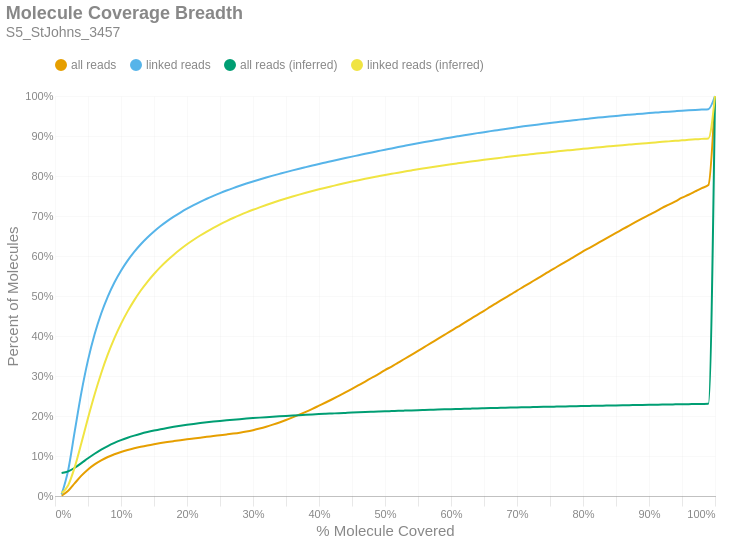

The notebook cell this image was saved under:
### Markdown cell above
### Molecule Read Coverage
This chart shows molecule coverage breadth as computed by the number of bases aligned to that molecule. In other words, "*how much of each unique long molecule is actually sequenced/aligned?*" Keep in mind there is a distinction between sequences and alignments, since some sequences belonging to a particular molecule may not align well and wouldn't appear in the alignment data. This chart also shows molecule coverage breadth as computed by the *inferred fragment* from which the aligned sequences originate. Unlike read coverage, this calculation takes into account the total insert size, including unsequenced gaps between the forward and reverse reads. Like the previous figures, these are cumulative percents.

### Code cell
if SKIPLR:
    print_html(f"Skipped")
else:
    binned_df = consolidated_hist(valids['coverage_bp'], mask, 0.01, True)
    binned_df_inf = consolidated_hist(valids['coverage_inserts'], mask, 0.01, True)
    binned_df = binned_df.with_columns(pl.lit(binned_df_inf['all reads (cumsum)']).alias('all reads (inferred)'))
    binned_df = binned_df.with_columns(pl.lit(binned_df_inf['linked reads (cumsum)']).alias('linked reads (inferred)'))
    binned_df = binned_df.with_columns(
        (pl.col('bin').cast(pl.Float64) + 0.01).alias('right_edge')
    )

    with SafeRender(binned_df):
        (
            density_plot(binned_df, 'Molecule Coverage Breadth', samplename, 'molcov', ['all reads (inferred)','linked reads (inferred)'])
            .encode(
                #x=alt.X('bin:Q', title="% Molecule Covered").axis(format = '%').scale(padding=0),
                x=alt.X('right_edge:Q', title="% Molecule Covered").axis(format='%').scale(padding=0),
                y=alt.Y('value:Q', title='Percent of Molecules')
                    .axis(format='%')
                    .stack(False)
                    .scale(domainMin=0, padding=0),
                color=alt.Color("key:N").scale(domain = ["all reads", "linked reads", "all reads (inferred)", "linked reads (inferred)"]),
                tooltip = [
                    alt.Tooltip("key:N", title = "Data Type"),
                    alt.Tooltip("range_label:N", title="% Molecule Covered"),
                    alt.Tooltip("value:Q", format = ".2%", title="% Molecules")
                ]
            )
        ).display()

### Figure 1 — Vega-Lite specification as saved in the notebook (floating-point values rounded to 4 significant figures)
{"width": "container", "height": 400, "config": {"title": {"anchor": "start", "dy": -15, "fontSize": 18, "color": "#888888", "subtitleColor": "#888888", "subtitleFontSize": 14}, "arc": {"fill": "#0072B2"}, "axis": {"domainColor": "#888888", "domainWidth": 0.5, "gridWidth": 0.2, "grid": false, "titleFontWeight": 400, "titleFontSize": 15, "labelFontSize": 11, "labelColor": "#888888", "tickColor": "#888888", "tickWidth": 0.2, "titleColor": "#888888"}, "axisBand": {"grid": false}, "axisX": {"grid": true, "tickSize": 10, "domainCap": "round"}, "axisY": {"domain": false, "grid": true, "tickSize": 0, "domainCap": "round"}, "background": "transparent", "header": {"labelFontSize": 15, "labelColor": "#888888", "titleFontSize": 15, "titleFontWeight": 600, "titleColor": "#888888"}, "legend": {"labelFont": "sans-serif", "labelFontSize": 12, "labelColor": "#888888", "symbolSize": 100, "symbolType": "circle", "titleFontSize": 12, "titlePadding": 10, "titleColor": "#888888", "title": null, "orient": "top"}, "range": {"category": ["#E69F00", "#56B4E9", "#009E73", "#F0E442", "#0072B2", "#D55E00", "#CC79A7", "#000000"], "diverging": ["#cfe8f3", "#a2d4ec", "#73bfe2", "#46abdb", "#1696d2", "#12719e"]}, "area": {"fill": "#0072B2", "fillOpacity": 0.7, "line": true, "strokeOpacity": 0.7}, "line": {"color": "#0072B2", "stroke": "#0072B2", "strokeWidth": 2}, "trail": {"color": "#0072B2", "stroke": "#0072B2", "strokeWidth": 0, "size": 1}, "point": {"filled": true, "fillOpacity": 1.0, "size": 95}, "text": {"color": "#888888", "fontSize": 11, "align": "right", "fontWeight": 400, "size": 11}, "bar": {"fill": "#0072B2", "stroke": null}, "view": {"stroke": null, "continuousWidth": 660, "continuousHeight": 400}}, "data": {"name": "data-7c0e88203d0617918c7609655d1b3a7b"}, "mark": {"type": "line", "interpolate": "monotone", "point": {"opacity": 0, "size": 275}}, "encoding": {"color": {"field": "key", "scale": {"domain": ["all reads", "linked reads", "all reads (inferred)", "linked reads (inferred)"]}, "type": "nominal"}, "tooltip": [{"field": "key", "title": "Data Type", "type": "nominal"}, {"field": "range_label", "title": "% Molecule Covered", "type": "nominal"}, {"field": "value", "format": ".2%", "title": "% Molecules", "type": "quantitative"}], "x": {"axis": {"format": "%"}, "field": "right_edge", "scale": {"padding": 0}, "title": "% Molecule Covered", "type": "quantitative"}, "y": {"axis": {"format": "%"}, "field": "value", "scale": {"domainMin": 0, "padding": 0}, "stack": false, "title": "Percent of Molecules", "type": "quantitative"}}, "params": [{"name": "param_c36ac31b6afebe62", "select": {"type": "point", "fields": ["key"]}, "bind": "legend"}], "title": {"text": "Molecule Coverage Breadth", "subtitle": "S5_StJohns_3457"}, "transform": [{"fold": ["all reads (cumsum)", "linked reads (cumsum)", "all reads (inferred)", "linked reads (inferred)"]}, {"calculate": "replace(datum.key, ' (cumsum)', '')", "as": "key"}, {"filter": {"param": "param_c36ac31b6afebe62"}}], "usermeta": {"embedOptions": {"downloadFileName": "S5_StJohns_3457.molcov"}}, "$schema": "https://vega.github.io/schema/vega-lite/v6.1.0.json", "datasets": {"data-7c0e88203d0617918c7609655d1b3a7b": [{"bin": "0.0", "interval": "0.0-0.01", "all reads": 0.001001, "linked reads": 0.004175, "all reads (cumsum)": 0.001001, "linked reads (cumsum)": 0.004175, "range_label": "0.0-0.01", "all reads (inferred)": 0.05734, "linked reads (inferred)": 0.007236, "right_edge": 0.01}, {"bin": "0.01", "interval": "0.01-0.02", "all reads": 0.01205, "linked reads": 0.06061, "all reads (cumsum)": 0.01305, "linked reads (cumsum)": 0.06479, "range_label": "0.01-0.02", "all reads (inferred)": 0.0615, "linked reads (inferred)": 0.02705, "right_edge": 0.02}, {"bin": "0.02", "interval": "0.02-0.03", "all reads": 0.01909, "linked reads": 0.09799, "all reads (cumsum)": 0.03214, "linked reads (cumsum)": 0.1628, "range_label": "0.02-0.03", "all reads (inferred)": 0.07056, "linked reads (inferred)": 0.07279, "right_edge": 0.03}, {"bin": "0.03", "interval": "0.03-0.04", "all reads": 0.01869, "linked reads": 0.09614, "all reads (cumsum)": 0.05084, "linked reads (cumsum)": 0.2589, "range_label": "0.03-0.04", "all reads (inferred)": 0.0822, "linked reads (inferred)": 0.1326, "right_edge": 0.04}, {"bin": "0.04", "interval": "0.04-0.05", "all reads": 0.01566, "linked reads": 0.08074, "all reads (cumsum)": 0.06649, "linked reads (cumsum)": 0.3397, "range_label": "0.04-0.05", "all reads (inferred)": 0.09428, "linked reads (inferred)": 0.1949, "right_edge": 0.05}, {"bin": "0.05", "interval": "0.05-0.06", "all reads": 0.01259, "linked reads": 0.06464, "all reads (cumsum)": 0.07908, "linked reads (cumsum)": 0.4043, "range_label": "0.05-0.06", "all reads (inferred)": 0.1056, "linked reads (inferred)": 0.2537, "right_edge": 0.06}, {"bin": "0.06", "interval": "0.06-0.07", "all reads": 0.0101, "linked reads": 0.05188, "all reads (cumsum)": 0.08918, "linked reads (cumsum)": 0.4562, "range_label": "0.06-0.07", "all reads (inferred)": 0.1159, "linked reads (inferred)": 0.3069, "right_edge": 0.07}, {"bin": "0.07", "interval": "0.07-0.08", "all reads": 0.008242, "linked reads": 0.04235, "all reads (cumsum)": 0.09742, "linked reads (cumsum)": 0.4985, "range_label": "0.07-0.08", "all reads (inferred)": 0.1249, "linked reads (inferred)": 0.3538, "right_edge": 0.08}, {"bin": "0.08", "interval": "0.08-0.09", "all reads": 0.006884, "linked reads": 0.03523, "all reads (cumsum)": 0.1043, "linked reads (cumsum)": 0.5338, "range_label": "0.08-0.09", "all reads (inferred)": 0.1328, "linked reads (inferred)": 0.3946, "right_edge": 0.09}, {"bin": "0.09", "interval": "0.09-0.1", "all reads": 0.005782, "linked reads": 0.0295, "all reads (cumsum)": 0.1101, "linked reads (cumsum)": 0.5633, "range_label": "0.09-0.1", "all reads (inferred)": 0.1397, "linked reads (inferred)": 0.4304, "right_edge": 0.1}, {"bin": "0.1", "interval": "0.1-0.11", "all reads": 0.004966, "linked reads": 0.02521, "all reads (cumsum)": 0.115, "linked reads (cumsum)": 0.5885, "range_label": "0.1-0.11", "all reads (inferred)": 0.1457, "linked reads (inferred)": 0.4616, "right_edge": 0.11}, {"bin": "0.11", "interval": "0.11-0.12", "all reads": 0.004304, "linked reads": 0.02182, "all reads (cumsum)": 0.1194, "linked reads (cumsum)": 0.6103, "range_label": "0.11-0.12", "all reads (inferred)": 0.151, "linked reads (inferred)": 0.489, "right_edge": 0.12}, {"bin": "0.12", "interval": "0.12-0.13", "all reads": 0.003795, "linked reads": 0.01911, "all reads (cumsum)": 0.1231, "linked reads (cumsum)": 0.6294, "range_label": "0.12-0.13", "all reads (inferred)": 0.1557, "linked reads (inferred)": 0.5137, "right_edge": 0.13}, {"bin": "0.13", "interval": "0.13-0.14", "all reads": 0.003367, "linked reads": 0.01691, "all reads (cumsum)": 0.1265, "linked reads (cumsum)": 0.6463, "range_label": "0.13-0.14", "all reads (inferred)": 0.1599, "linked reads (inferred)": 0.5355, "right_edge": 0.14}, {"bin": "0.14", "interval": "0.14-0.15", "all reads": 0.003033, "linked reads": 0.01503, "all reads (cumsum)": 0.1295, "linked reads (cumsum)": 0.6613, "range_label": "0.14-0.15", "all reads (inferred)": 0.1637, "linked reads (inferred)": 0.555, "right_edge": 0.15}, {"bin": "0.15", "interval": "0.15-0.16", "all reads": 0.002767, "linked reads": 0.01358, "all reads (cumsum)": 0.1323, "linked reads (cumsum)": 0.6749, "range_label": "0.15-0.16", "all reads (inferred)": 0.1671, "linked reads (inferred)": 0.5729, "right_edge": 0.16}, {"bin": "0.16", "interval": "0.16-0.17", "all reads": 0.002553, "linked reads": 0.01228, "all reads (cumsum)": 0.1349, "linked reads (cumsum)": 0.6872, "range_label": "0.16-0.17", "all reads (inferred)": 0.1702, "linked reads (inferred)": 0.5889, "right_edge": 0.17}, {"bin": "0.17", "interval": "0.17-0.18", "all reads": 0.002369, "linked reads": 0.01108, "all reads (cumsum)": 0.1372, "linked reads (cumsum)": 0.6983, "range_label": "0.17-0.18", "all reads (inferred)": 0.173, "linked reads (inferred)": 0.6034, "right_edge": 0.18}, {"bin": "0.18", "interval": "0.18-0.19", "all reads": 0.002283, "linked reads": 0.01035, "all reads (cumsum)": 0.1395, "linked reads (cumsum)": 0.7086, "range_label": "0.18-0.19", "all reads (inferred)": 0.1756, "linked reads (inferred)": 0.6168, "right_edge": 0.19}, {"bin": "0.19", "interval": "0.19-0.2", "all reads": 0.002202, "linked reads": 0.009619, "all reads (cumsum)": 0.1417, "linked reads (cumsum)": 0.7182, "range_label": "0.19-0.2", "all reads (inferred)": 0.178, "linked reads (inferred)": 0.6293, "right_edge": 0.2}, {"bin": "0.2", "interval": "0.2-0.21", "all reads": 0.002075, "linked reads": 0.008774, "all reads (cumsum)": 0.1438, "linked reads (cumsum)": 0.727, "range_label": "0.2-0.21", "all reads (inferred)": 0.1802, "linked reads (inferred)": 0.6407, "right_edge": 0.21}, {"bin": "0.21", "interval": "0.21-0.22", "all reads": 0.002056, "linked reads": 0.008273, "all reads (cumsum)": 0.1459, "linked reads (cumsum)": 0.7353, "range_label": "0.21-0.22", "all reads (inferred)": 0.1823, "linked reads (inferred)": 0.6513, "right_edge": 0.22}, {"bin": "0.22", "interval": "0.22-0.23", "all reads": 0.002043, "linked reads": 0.007845, "all reads (cumsum)": 0.1479, "linked reads (cumsum)": 0.7431, "range_label": "0.22-0.23", "all reads (inferred)": 0.1842, "linked reads (inferred)": 0.6612, "right_edge": 0.23}, {"bin": "0.23", "interval": "0.23-0.24", "all reads": 0.001985, "linked reads": 0.007175, "all reads (cumsum)": 0.1499, "linked reads (cumsum)": 0.7503, "range_label": "0.23-0.24", "all reads (inferred)": 0.186, "linked reads (inferred)": 0.6704, "right_edge": 0.24}, {"bin": "0.24", "interval": "0.24-0.25", "all reads": 0.002032, "linked reads": 0.006886, "all reads (cumsum)": 0.1519, "linked reads (cumsum)": 0.7572, "range_label": "0.24-0.25", "all reads (inferred)": 0.1877, "linked reads (inferred)": 0.6791, "right_edge": 0.25}, {"bin": "0.25", "interval": "0.25-0.26", "all reads": 0.002018, "linked reads": 0.006497, "all reads (cumsum)": 0.1539, "linked reads (cumsum)": 0.7637, "range_label": "0.25-0.26", "all reads (inferred)": 0.1892, "linked reads (inferred)": 0.6872, "right_edge": 0.26}, {"bin": "0.26", "interval": "0.26-0.27", "all reads": 0.002105, "linked reads": 0.00613, "all reads (cumsum)": 0.156, "linked reads (cumsum)": 0.7698, "range_label": "0.26-0.27", "all reads (inferred)": 0.1907, "linked reads (inferred)": 0.695, "right_edge": 0.27}, {"bin": "0.27", "interval": "0.27-0.28", "all reads": 0.002331, "linked reads": 0.00577, "all reads (cumsum)": 0.1584, "linked reads (cumsum)": 0.7756, "range_label": "0.27-0.28", "all reads (inferred)": 0.1922, "linked reads (inferred)": 0.7022, "right_edge": 0.28}, {"bin": "0.28", "interval": "0.28-0.29", "all reads": 0.002764, "linked reads": 0.005521, "all reads (cumsum)": 0.1611, "linked reads (cumsum)": 0.7811, "range_label": "0.28-0.29", "all reads (inferred)": 0.1935, "linked reads (inferred)": 0.7091, "right_edge": 0.29}, {"bin": "0.29", "interval": "0.29-0.3", "all reads": 0.003407, "linked reads": 0.005287, "all reads (cumsum)": 0.1645, "linked reads (cumsum)": 0.7864, "range_label": "0.29-0.3", "all reads (inferred)": 0.1948, "linked reads (inferred)": 0.7156, "right_edge": 0.3}, {"bin": "0.3", "interval": "0.3-0.31", "all reads": 0.003992, "linked reads": 0.004992, "all reads (cumsum)": 0.1685, "linked reads (cumsum)": 0.7914, "range_label": "0.3-0.31", "all reads (inferred)": 0.1959, "linked reads (inferred)": 0.7217, "right_edge": 0.31}, {"bin": "0.31", "interval": "0.31-0.32", "all reads": 0.004606, "linked reads": 0.004827, "all reads (cumsum)": 0.1731, "linked reads (cumsum)": 0.7962, "range_label": "0.31-0.32", "all reads (inferred)": 0.1971, "linked reads (inferred)": 0.7276, "right_edge": 0.32}, {"bin": "0.32", "interval": "0.32-0.33", "all reads": 0.005222, "linked reads": 0.004679, "all reads (cumsum)": 0.1784, "linked reads (cumsum)": 0.8009, "range_label": "0.32-0.33", "all reads (inferred)": 0.1982, "linked reads (inferred)": 0.7332, "right_edge": 0.33}, {"bin": "0.33", "interval": "0.33-0.34", "all reads": 0.00554, "linked reads": 0.004448, "all reads (cumsum)": 0.1839, "linked reads (cumsum)": 0.8053, "range_label": "0.33-0.34", "all reads (inferred)": 0.1992, "linked reads (inferred)": 0.7386, "right_edge": 0.34}, {"bin": "0.34", "interval": "0.34-0.35", "all reads": 0.006026, "linked reads": 0.004413, "all reads (cumsum)": 0.1899, "linked reads (cumsum)": 0.8098, "range_label": "0.34-0.35", "all reads (inferred)": 0.2002, "linked reads (inferred)": 0.7438, "right_edge": 0.35}, {"bin": "0.35", "interval": "0.35-0.36", "all reads": 0.006531, "linked reads": 0.004295, "all reads (cumsum)": 0.1965, "linked reads (cumsum)": 0.8141, "range_label": "0.35-0.36", "all reads (inferred)": 0.2012, "linked reads (inferred)": 0.7487, "right_edge": 0.36}, {"bin": "0.36", "interval": "0.36-0.37", "all reads": 0.006842, "linked reads": 0.004143, "all reads (cumsum)": 0.2033, "linked reads (cumsum)": 0.8182, "range_label": "0.36-0.37", "all reads (inferred)": 0.2021, "linked reads (inferred)": 0.7535, "right_edge": 0.37}, {"bin": "0.37", "interval": "0.37-0.38", "all reads": 0.00715, "linked reads": 0.003972, "all reads (cumsum)": 0.2104, "linked reads (cumsum)": 0.8222, "range_label": "0.37-0.38", "all reads (inferred)": 0.203, "linked reads (inferred)": 0.758, "right_edge": 0.38}, {"bin": "0.38", "interval": "0.38-0.39", "all reads": 0.007476, "linked reads": 0.003935, "all reads (cumsum)": 0.2179, "linked reads (cumsum)": 0.8261, "range_label": "0.38-0.39", "all reads (inferred)": 0.2039, "linked reads (inferred)": 0.7624, "right_edge": 0.39}, {"bin": "0.39", "interval": "0.39-0.4", "all reads": 0.007893, "linked reads": 0.00396, "all reads (cumsum)": 0.2258, "linked reads (cumsum)": 0.8301, "range_label": "0.39-0.4", "all reads (inferred)": 0.2047, "linked reads (inferred)": 0.7667, "right_edge": 0.4}, {"bin": "0.4", "interval": "0.4-0.41", "all reads": 0.007892, "linked reads": 0.00371, "all reads (cumsum)": 0.2337, "linked reads (cumsum)": 0.8338, "range_label": "0.4-0.41", "all reads (inferred)": 0.2055, "linked reads (inferred)": 0.7707, "right_edge": 0.41}, {"bin": "0.41", "interval": "0.41-0.42", "all reads": 0.008208, "linked reads": 0.003768, "all reads (cumsum)": 0.2419, "linked reads (cumsum)": 0.8375, "range_label": "0.41-0.42", "all reads (inferred)": 0.2063, "linked reads (inferred)": 0.7747, "right_edge": 0.42}, {"bin": "0.42", "interval": "0.42-0.43", "all reads": 0.008552, "linked reads": 0.00367, "all reads (cumsum)": 0.2505, "linked reads (cumsum)": 0.8412, "range_label": "0.42-0.43", "all reads (inferred)": 0.2071, "linked reads (inferred)": 0.7787, "right_edge": 0.43}, {"bin": "0.43", "interval": "0.43-0.44", "all reads": 0.00867, "linked reads": 0.003614, "all reads (cumsum)": 0.2591, "linked reads (cumsum)": 0.8448, "range_label": "0.43-0.44", "all reads (inferred)": 0.2078, "linked reads (inferred)": 0.7824, "right_edge": 0.44}, {"bin": "0.44", "interval": "0.44-0.45", "all reads": 0.008906, "linked reads": 0.003578, "all reads (cumsum)": 0.268, "linked reads (cumsum)": 0.8484, "range_label": "0.44-0.45", "all reads (inferred)": 0.2085, "linked reads (inferred)": 0.7861, "right_edge": 0.45}, {"bin": "0.45", "interval": "0.45-0.46", "all reads": 0.009049, "linked reads": 0.003515, "all reads (cumsum)": 0.2771, "linked reads (cumsum)": 0.8519, "range_label": "0.45-0.46", "all reads (inferred)": 0.2092, "linked reads (inferred)": 0.7896, "right_edge": 0.46}, {"bin": "0.46", "interval": "0.46-0.47", "all reads": 0.009147, "linked reads": 0.003558, "all reads (cumsum)": 0.2862, "linked reads (cumsum)": 0.8555, "range_label": "0.46-0.47", "all reads (inferred)": 0.2099, "linked reads (inferred)": 0.7929, "right_edge": 0.47}, {"bin": "0.47", "interval": "0.47-0.48", "all reads": 0.009387, "linked reads": 0.003489, "all reads (cumsum)": 0.2956, "linked reads (cumsum)": 0.859, "range_label": "0.47-0.48", "all reads (inferred)": 0.2105, "linked reads (inferred)": 0.7961, "right_edge": 0.48}, {"bin": "0.48", "interval": "0.48-0.49", "all reads": 0.009074, "linked reads": 0.003396, "all reads (cumsum)": 0.3047, "linked reads (cumsum)": 0.8624, "range_label": "0.48-0.49", "all reads (inferred)": 0.2111, "linked reads (inferred)": 0.7994, "right_edge": 0.49}, {"bin": "0.49", "interval": "0.49-0.5", "all reads": 0.01015, "linked reads": 0.003389, "all reads (cumsum)": 0.3148, "linked reads (cumsum)": 0.8657, "range_label": "0.49-0.5", "all reads (inferred)": 0.2118, "linked reads (inferred)": 0.8025, "right_edge": 0.5}, {"bin": "0.5", "interval": "0.5-0.51", "all reads": 0.008774, "linked reads": 0.003193, "all reads (cumsum)": 0.3236, "linked reads (cumsum)": 0.8689, "range_label": "0.5-0.51", "all reads (inferred)": 0.2123, "linked reads (inferred)": 0.8054, "right_edge": 0.51}, {"bin": "0.51", "interval": "0.51-0.52", "all reads": 0.009963, "linked reads": 0.003324, "all reads (cumsum)": 0.3336, "linked reads (cumsum)": 0.8723, "range_label": "0.51-0.52", "all reads (inferred)": 0.2129, "linked reads (inferred)": 0.8083, "right_edge": 0.52}, {"bin": "0.52", "interval": "0.52-0.53", "all reads": 0.009575, "linked reads": 0.003206, "all reads (cumsum)": 0.3432, "linked reads (cumsum)": 0.8755, "range_label": "0.52-0.53", "all reads (inferred)": 0.2135, "linked reads (inferred)": 0.8111, "right_edge": 0.53}, {"bin": "0.53", "interval": "0.53-0.54", "all reads": 0.009879, "linked reads": 0.003165, "all reads (cumsum)": 0.353, "linked reads (cumsum)": 0.8786, "range_label": "0.53-0.54", "all reads (inferred)": 0.214, "linked reads (inferred)": 0.814, "right_edge": 0.54}, {"bin": "0.54", "interval": "0.54-0.55", "all reads": 0.009707, "linked reads": 0.003043, "all reads (cumsum)": 0.3627, "linked reads (cumsum)": 0.8817, "range_label": "0.54-0.55", "all reads (inferred)": 0.2146, "linked reads (inferred)": 0.8167, "right_edge": 0.55}, {"bin": "0.55", "interval": "0.55-0.56", "all reads": 0.01002, "linked reads": 0.003073, "all reads (cumsum)": 0.3728, "linked reads (cumsum)": 0.8848, "range_label": "0.55-0.56", "all reads (inferred)": 0.2151, "linked reads (inferred)": 0.8193, "right_edge": 0.56}, {"bin": "0.56", "interval": "0.56-0.57", "all reads": 0.01, "linked reads": 0.002956, "all reads (cumsum)": 0.3828, "linked reads (cumsum)": 0.8877, "range_label": "0.56-0.57", "all reads (inferred)": 0.2156, "linked reads (inferred)": 0.8219, "right_edge": 0.57}, {"bin": "0.57", "interval": "0.57-0.58", "all reads": 0.009867, "linked reads": 0.002904, "all reads (cumsum)": 0.3926, "linked reads (cumsum)": 0.8906, "range_label": "0.57-0.58", "all reads (inferred)": 0.2161, "linked reads (inferred)": 0.8244, "right_edge": 0.58}, {"bin": "0.58", "interval": "0.58-0.59", "all reads": 0.0101, "linked reads": 0.002899, "all reads (cumsum)": 0.4027, "linked reads (cumsum)": 0.8935, "range_label": "0.58-0.59", "all reads (inferred)": 0.2166, "linked reads (inferred)": 0.8269, "right_edge": 0.59}, {"bin": "0.59", "interval": "0.59-0.6", "all reads": 0.01025, "linked reads": 0.002847, "all reads (cumsum)": 0.413, "linked reads (cumsum)": 0.8964, "range_label": "0.59-0.6", "all reads (inferred)": 0.2171, "linked reads (inferred)": 0.8293, "right_edge": 0.6}, {"bin": "0.6", "interval": "0.6-0.61", "all reads": 0.009729, "linked reads": 0.002818, "all reads (cumsum)": 0.4227, "linked reads (cumsum)": 0.8992, "range_label": "0.6-0.61", "all reads (inferred)": 0.2175, "linked reads (inferred)": 0.8316, "right_edge": 0.61}, {"bin": "0.61", "interval": "0.61-0.62", "all reads": 0.01022, "linked reads": 0.002775, "all reads (cumsum)": 0.4329, "linked reads (cumsum)": 0.902, "range_label": "0.61-0.62", "all reads (inferred)": 0.218, "linked reads (inferred)": 0.8339, "right_edge": 0.62}, {"bin": "0.62", "interval": "0.62-0.63", "all reads": 0.01004, "linked reads": 0.002664, "all reads (cumsum)": 0.443, "linked reads (cumsum)": 0.9046, "range_label": "0.62-0.63", "all reads (inferred)": 0.2184, "linked reads (inferred)": 0.8361, "right_edge": 0.63}, {"bin": "0.63", "interval": "0.63-0.64", "all reads": 0.01007, "linked reads": 0.002549, "all reads (cumsum)": 0.453, "linked reads (cumsum)": 0.9072, "range_label": "0.63-0.64", "all reads (inferred)": 0.2189, "linked reads (inferred)": 0.8383, "right_edge": 0.64}, {"bin": "0.64", "interval": "0.64-0.65", "all reads": 0.009926, "linked reads": 0.002489, "all reads (cumsum)": 0.463, "linked reads (cumsum)": 0.9097, "range_label": "0.64-0.65", "all reads (inferred)": 0.2193, "linked reads (inferred)": 0.8404, "right_edge": 0.65}, {"bin": "0.65", "interval": "0.65-0.66", "all reads": 0.01051, "linked reads": 0.002559, "all reads (cumsum)": 0.4735, "linked reads (cumsum)": 0.9122, "range_label": "0.65-0.66", "all reads (inferred)": 0.2197, "linked reads (inferred)": 0.8425, "right_edge": 0.66}, {"bin": "0.66", "interval": "0.66-0.67", "all reads": 0.009912, "linked reads": 0.002411, "all reads (cumsum)": 0.4834, "linked reads (cumsum)": 0.9146, "range_label": "0.66-0.67", "all reads (inferred)": 0.2201, "linked reads (inferred)": 0.8445, "right_edge": 0.67}, {"bin": "0.67", "interval": "0.67-0.68", "all reads": 0.01005, "linked reads": 0.00243, "all reads (cumsum)": 0.4934, "linked reads (cumsum)": 0.9171, "range_label": "0.67-0.68", "all reads (inferred)": 0.2206, "linked reads (inferred)": 0.8466, "right_edge": 0.68}, {"bin": "0.68", "interval": "0.68-0.69", "all reads": 0.009869, "linked reads": 0.002394, "all reads (cumsum)": 0.5033, "linked reads (cumsum)": 0.9194, "range_label": "0.68-0.69", "all reads (inferred)": 0.221, "linked reads (inferred)": 0.8486, "right_edge": 0.69}, {"bin": "0.69", "interval": "0.69-0.7", "all reads": 0.01016, "linked reads": 0.00239, "all reads (cumsum)": 0.5135, "linked reads (cumsum)": 0.9218, "range_label": "0.69-0.7", "all reads (inferred)": 0.2214, "linked reads (inferred)": 0.8506, "right_edge": 0.7}, {"bin": "0.7", "interval": "0.7-0.71", "all reads": 0.009759, "linked reads": 0.002254, "all reads (cumsum)": 0.5232, "linked reads (cumsum)": 0.9241, "range_label": "0.7-0.71", "all reads (inferred)": 0.2217, "linked reads (inferred)": 0.8524, "right_edge": 0.71}, {"bin": "0.71", "interval": "0.71-0.72", "all reads": 0.009851, "linked reads": 0.002186, "all reads (cumsum)": 0.5331, "linked reads (cumsum)": 0.9263, "range_label": "0.71-0.72", "all reads (inferred)": 0.2221, "linked reads (inferred)": 0.8542, "right_edge": 0.72}, {"bin": "0.72", "interval": "0.72-0.73", "all reads": 0.009992, "linked reads": 0.002135, "all reads (cumsum)": 0.5431, "linked reads (cumsum)": 0.9284, "range_label": "0.72-0.73", "all reads (inferred)": 0.2225, "linked reads (inferred)": 0.856, "right_edge": 0.73}, {"bin": "0.73", "interval": "0.73-0.74", "all reads": 0.009709, "linked reads": 0.002053, "all reads (cumsum)": 0.5528, "linked reads (cumsum)": 0.9305, "range_label": "0.73-0.74", "all reads (inferred)": 0.2228, "linked reads (inferred)": 0.8578, "right_edge": 0.74}, {"bin": "0.74", "interval": "0.74-0.75", "all reads": 0.01022, "linked reads": 0.002116, "all reads (cumsum)": 0.563, "linked reads (cumsum)": 0.9326, "range_label": "0.74-0.75", "all reads (inferred)": 0.2232, "linked reads (inferred)": 0.8595, "right_edge": 0.75}, {"bin": "0.75", "interval": "0.75-0.76", "all reads": 0.00949, "linked reads": 0.00191, "all reads (cumsum)": 0.5725, "linked reads (cumsum)": 0.9345, "range_label": "0.75-0.76", "all reads (inferred)": 0.2235, "linked reads (inferred)": 0.8613, "right_edge": 0.76}, {"bin": "0.76", "interval": "0.76-0.77", "all reads": 0.009693, "linked reads": 0.001942, "all reads (cumsum)": 0.5822, "linked reads (cumsum)": 0.9364, "range_label": "0.76-0.77", "all reads (inferred)": 0.2239, "linked reads (inferred)": 0.863, "right_edge": 0.77}, {"bin": "0.77", "interval": "0.77-0.78", "all reads": 0.009644, "linked reads": 0.001918, "all reads (cumsum)": 0.5918, "linked reads (cumsum)": 0.9383, "range_label": "0.77-0.78", "all reads (inferred)": 0.2242, "linked reads (inferred)": 0.8646, "right_edge": 0.78}, {"bin": "0.78", "interval": "0.78-0.79", "all reads": 0.009545, "linked reads": 0.001832, "all reads (cumsum)": 0.6014, "linked reads (cumsum)": 0.9402, "range_label": "0.78-0.79", "all reads (inferred)": 0.2246, "linked reads (inferred)": 0.8663, "right_edge": 0.79}, {"bin": "0.79", "interval": "0.79-0.8", "all reads": 0.01003, "linked reads": 0.001864, "all reads (cumsum)": 0.6114, "linked reads (cumsum)": 0.942, "range_label": "0.79-0.8", "all reads (inferred)": 0.2249, "linked reads (inferred)": 0.8679, "right_edge": 0.8}, {"bin": "0.8", "interval": "0.8-0.81", "all reads": 0.009109, "linked reads": 0.00171, "all reads (cumsum)": 0.6205, "linked reads (cumsum)": 0.9438, "range_label": "0.8-0.81", "all reads (inferred)": 0.2252, "linked reads (inferred)": 0.8695, "right_edge": 0.81}, {"bin": "0.81", "interval": "0.81-0.82", "all reads": 0.009317, "linked reads": 0.001672, "all reads (cumsum)": 0.6298, "linked reads (cumsum)": 0.9454, "range_label": "0.81-0.82", "all reads (inferred)": 0.2256, "linked reads (inferred)": 0.8711, "right_edge": 0.82}, {"bin": "0.82", "interval": "0.82-0.83", "all reads": 0.009471, "linked reads": 0.001672, "all reads (cumsum)": 0.6393, "linked reads (cumsum)": 0.9471, "range_label": "0.82-0.83", "all reads (inferred)": 0.2259, "linked reads (inferred)": 0.8726, "right_edge": 0.83}, {"bin": "0.83", "interval": "0.83-0.84", "all reads": 0.009324, "linked reads": 0.001569, "all reads (cumsum)": 0.6486, "linked reads (cumsum)": 0.9487, "range_label": "0.83-0.84", "all reads (inferred)": 0.2262, "linked reads (inferred)": 0.8742, "right_edge": 0.84}, {"bin": "0.84", "interval": "0.84-0.85", "all reads": 0.0091, "linked reads": 0.001503, "all reads (cumsum)": 0.6577, "linked reads (cumsum)": 0.9502, "range_label": "0.84-0.85", "all reads (inferred)": 0.2265, "linked reads (inferred)": 0.8757, "right_edge": 0.85}, {"bin": "0.85", "interval": "0.85-0.86", "all reads": 0.009236, "linked reads": 0.00154, "all reads (cumsum)": 0.6669, "linked reads (cumsum)": 0.9517, "range_label": "0.85-0.86", "all reads (inferred)": 0.2268, "linked reads (inferred)": 0.8771, "right_edge": 0.86}, {"bin": "0.86", "interval": "0.86-0.87", "all reads": 0.008958, "linked reads": 0.001429, "all reads (cumsum)": 0.6759, "linked reads (cumsum)": 0.9531, "range_label": "0.86-0.87", "all reads (inferred)": 0.2271, "linked reads (inferred)": 0.8786, "right_edge": 0.87}, {"bin": "0.87", "interval": "0.87-0.88", "all reads": 0.009108, "linked reads": 0.001398, "all reads (cumsum)": 0.685, "linked reads (cumsum)": 0.9545, "range_label": "0.87-0.88", "all reads (inferred)": 0.2274, "linked reads (inferred)": 0.88, "right_edge": 0.88}, {"bin": "0.88", "interval": "0.88-0.89", "all reads": 0.008857, "linked reads": 0.001369, "all reads (cumsum)": 0.6939, "linked reads (cumsum)": 0.9559, "range_label": "0.88-0.89", "all reads (inferred)": 0.2277, "linked reads (inferred)": 0.8813, "right_edge": 0.89}, {"bin": "0.89", "interval": "0.89-0.9", "all reads": 0.008963, "linked reads": 0.001294, "all reads (cumsum)": 0.7028, "linked reads (cumsum)": 0.9572, "range_label": "0.89-0.9", "all reads (inferred)": 0.228, "linked reads (inferred)": 0.8827, "right_edge": 0.9}, {"bin": "0.9", "interval": "0.9-0.91", "all reads": 0.008263, "linked reads": 0.001255, "all reads (cumsum)": 0.7111, "linked reads (cumsum)": 0.9585, "range_label": "0.9-0.91", "all reads (inferred)": 0.2283, "linked reads (inferred)": 0.884, "right_edge": 0.91}, {"bin": "0.91", "interval": "0.91-0.92", "all reads": 0.009332, "linked reads": 0.00128, "all reads (cumsum)": 0.7204, "linked reads (cumsum)": 0.9597, "range_label": "0.91-0.92", "all reads (inferred)": 0.2285, "linked reads (inferred)": 0.8853, "right_edge": 0.92}, {"bin": "0.92", "interval": "0.92-0.93", "all reads": 0.007844, "linked reads": 0.001191, "all reads (cumsum)": 0.7283, "linked reads (cumsum)": 0.9609, "range_label": "0.92-0.93", "all reads (inferred)": 0.2288, "linked reads (inferred)": 0.8866, "right_edge": 0.93}, {"bin": "0.93", "interval": "0.93-0.94", "all reads": 0.008468, "linked reads": 0.001143, "all reads (cumsum)": 0.7367, "linked reads (cumsum)": 0.9621, "range_label": "0.93-0.94", "all reads (inferred)": 0.2291, "linked reads (inferred)": 0.8878, "right_edge": 0.94}, {"bin": "0.94", "interval": "0.94-0.95", "all reads": 0.009037, "linked reads": 0.001113, "all reads (cumsum)": 0.7458, "linked reads (cumsum)": 0.9632, "range_label": "0.94-0.95", "all reads (inferred)": 0.2293, "linked reads (inferred)": 0.8891, "right_edge": 0.95}, {"bin": "0.95", "interval": "0.95-0.96", "all reads": 0.007305, "linked reads": 0.001038, "all reads (cumsum)": 0.7531, "linked reads (cumsum)": 0.9642, "range_label": "0.95-0.96", "all reads (inferred)": 0.2296, "linked reads (inferred)": 0.8904, "right_edge": 0.96}, {"bin": "0.96", "interval": "0.96-0.97", "all reads": 0.008417, "linked reads": 0.0009913, "all reads (cumsum)": 0.7615, "linked reads (cumsum)": 0.9652, "range_label": "0.96-0.97", "all reads (inferred)": 0.2299, "linked reads (inferred)": 0.8916, "right_edge": 0.97}, {"bin": "0.97", "interval": "0.97-0.98", "all reads": 0.008371, "linked reads": 0.0009473, "all reads (cumsum)": 0.7699, "linked reads (cumsum)": 0.9662, "range_label": "0.97-0.98", "all reads (inferred)": 0.2302, "linked reads (inferred)": 0.8928, "right_edge": 0.98}, {"bin": "0.98", "interval": "0.98-0.99", "all reads": 0.007459, "linked reads": 0.000969, "all reads (cumsum)": 0.7773, "linked reads (cumsum)": 0.9671, "range_label": "0.98-0.99", "all reads (inferred)": 0.2305, "linked reads (inferred)": 0.894, "right_edge": 0.99}, {"bin": "0.99", "interval": "0.99-1.0", "all reads": 0.2227, "linked reads": 0.03287, "all reads (cumsum)": 1.0, "linked reads (cumsum)": 1.0, "range_label": "0.99-1.0", "all reads (inferred)": 1.0, "linked reads (inferred)": 1.0, "right_edge": 1.0}]}}
